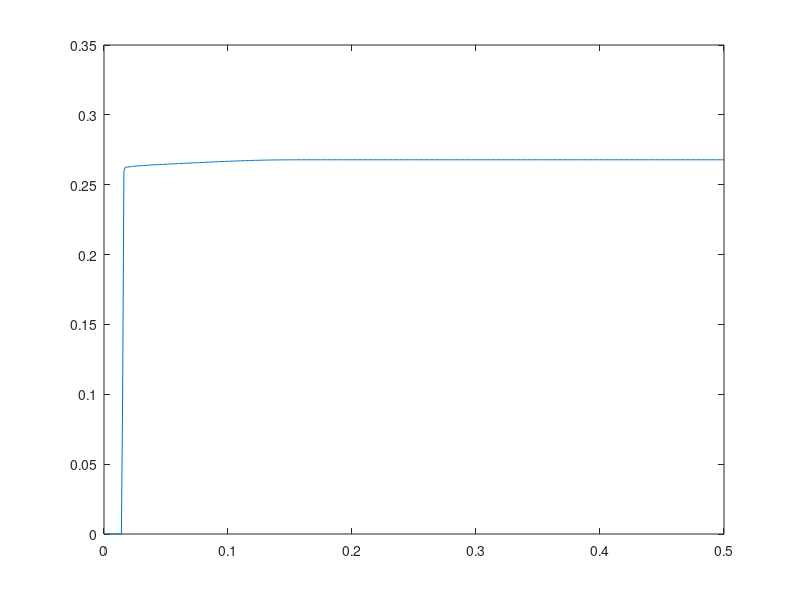

The MATLAB script that drew this image:
clear variables
close all

concfile = fopen('time_concs.txt', 'r');
shape_concs = fscanf(concfile,'%f', 3);
concs = fscanf(concfile,'%f');
concs = reshape(concs, shape_concs');
fclose(concfile);

x = linspace(0, 0.5, shape_concs(1));

for i = 1 : shape_concs(3)

    figure(1)

    plot(x(2: end), concs(2 : end, 2, i))
%     title(['t=',num2str(i),'*dt'])
%     set(gca,'ylim',[0,0.36867]);

    pause(0.02)
end